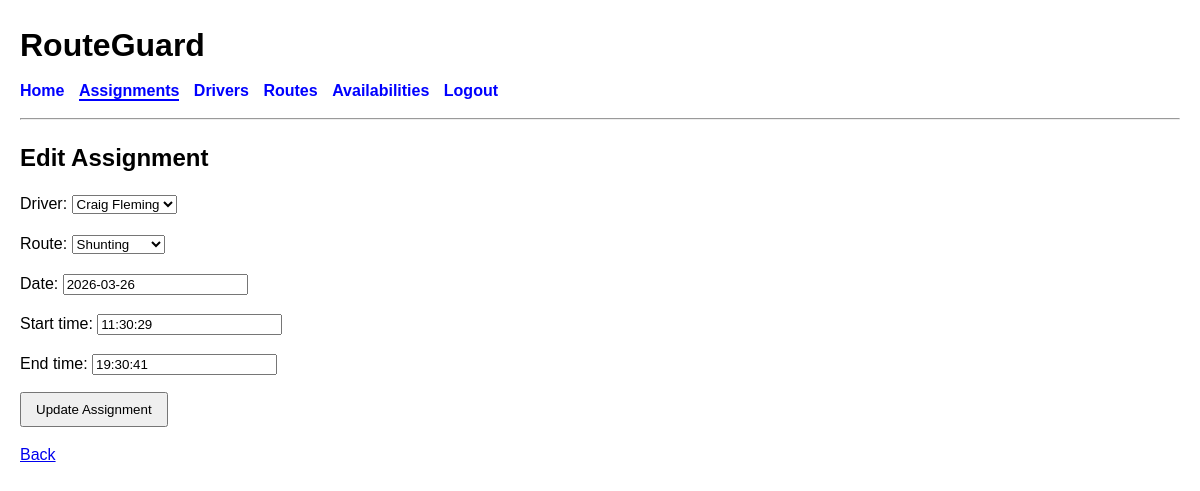
Screenshot of /assignments/4/edit/ (signed in) with the database file from the repository.
### planner/models.py (models this page shows, shortened)
class Assignment(models.Model):
    driver = models.ForeignKey(Driver, on_delete=models.CASCADE)
    route = models.ForeignKey(Route, on_delete=models.CASCADE)
    date = models.DateField()
    start_time = models.TimeField()
    end_time = models.TimeField()

### planner/views.py (the view)
# urls.py: path("assignments/<int:assignment_id>/edit/", views.edit_assignment, name="edit_assignment"),
@login_required
def edit_assignment(request, assignment_id):
    assignment = get_object_or_404(Assignment, id=assignment_id)
    if request.method == "POST":
        form = AssignmentForm(request.POST, instance=assignment)
        if form.is_valid():
            form.save()
            messages.success(request, "Assignment updated successfully")
            return redirect("assignment_list")
    else:
        form = AssignmentForm(instance=assignment)
    return render(
        request,
        "planner/edit_assignment.html",
        {"form": form, "assignment": assignment},
    )

### planner/forms.py (shortened to what this page needs)
class AssignmentForm(forms.ModelForm):
    class Meta:
        model = Assignment
        fields = ["driver", "route", "date", "start_time", "end_time"]

### planner/models.py (called while the page is built)
    def __str__(self):
        return self.name

    def __str__(self):
        return self.name

### planner/templates/planner/edit_assignment.html (shortened to what this page needs)
{% extends "base.html" %}
{% block content %}
<h2>Edit Assignment</h2>
<form method="post">
    {{ form.as_p }}
    <button type="submit">Update Assignment</button>
</form>
<p><a href="{% url 'assignment_list' %}">Back</a></p>
{% endblock %}

### static/css/style.css (style rules this page uses)
body { font-family: Arial, sans-serif; margin: 20px; line-height: 1.5; }
h1, h2 { margin-bottom: 10px; }
button { padding: 8px 14px; cursor: pointer; }

### rows the page displays
Assignment: driver "Craig Fleming", route "Shunting", date "2026-03-26", start_time "11:30:29", end_time "19:30:41"
